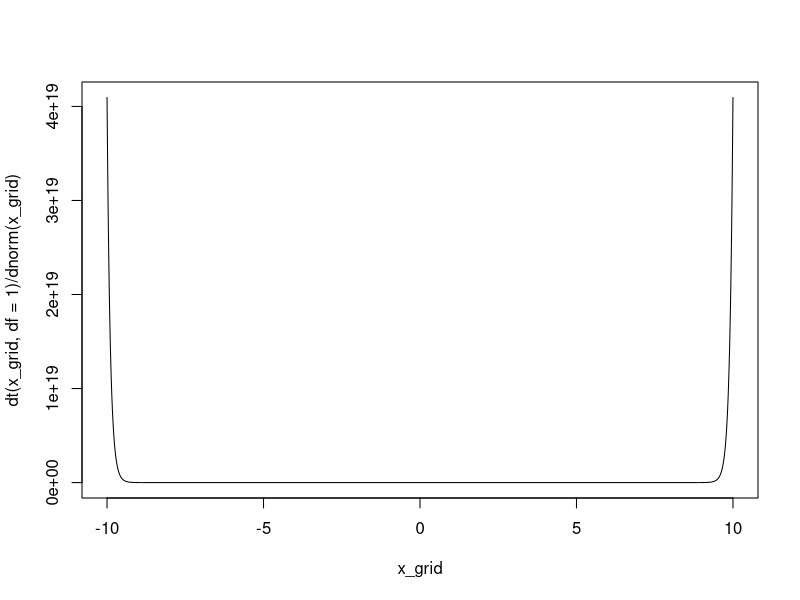
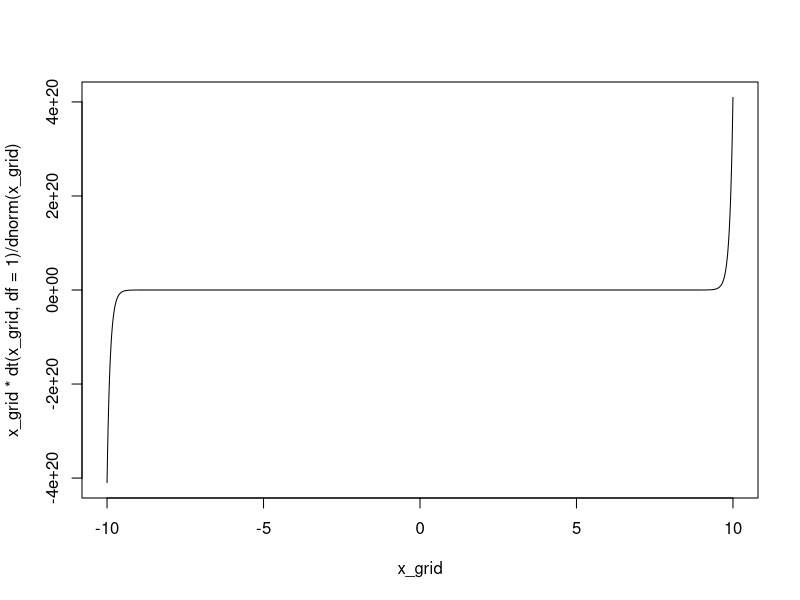
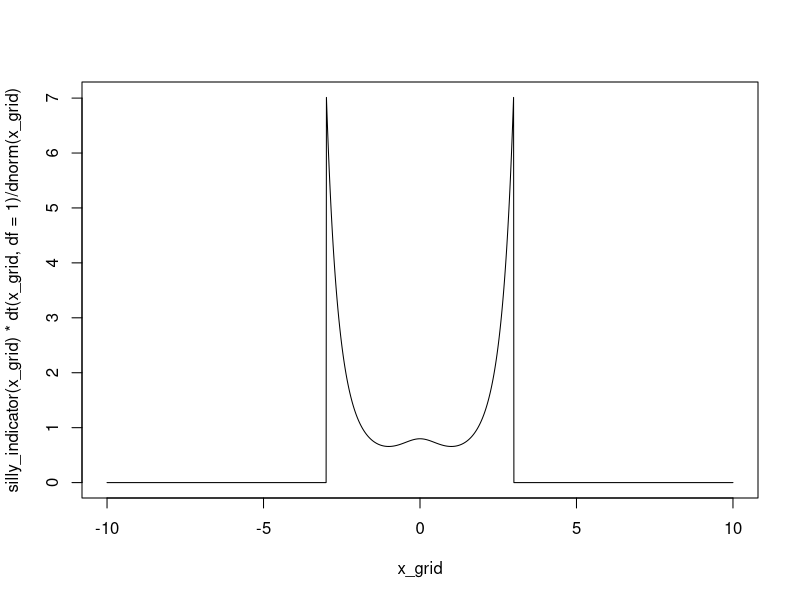
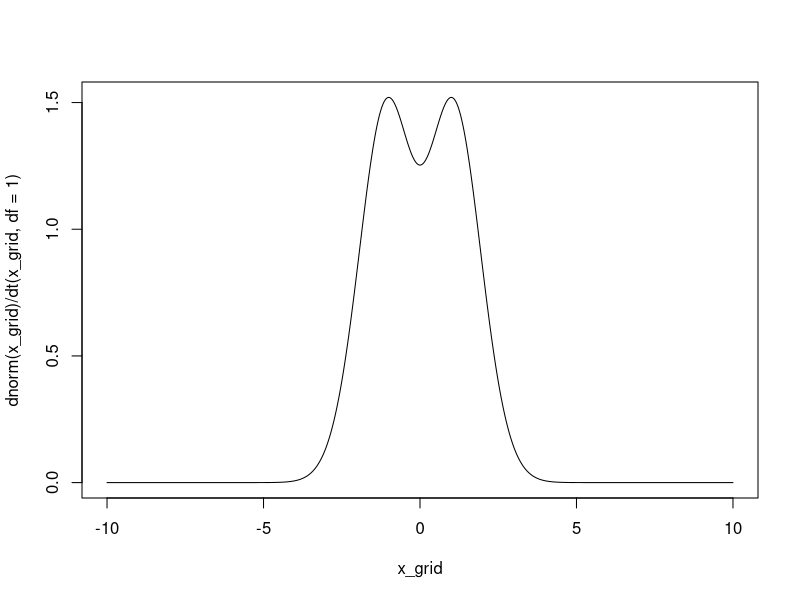
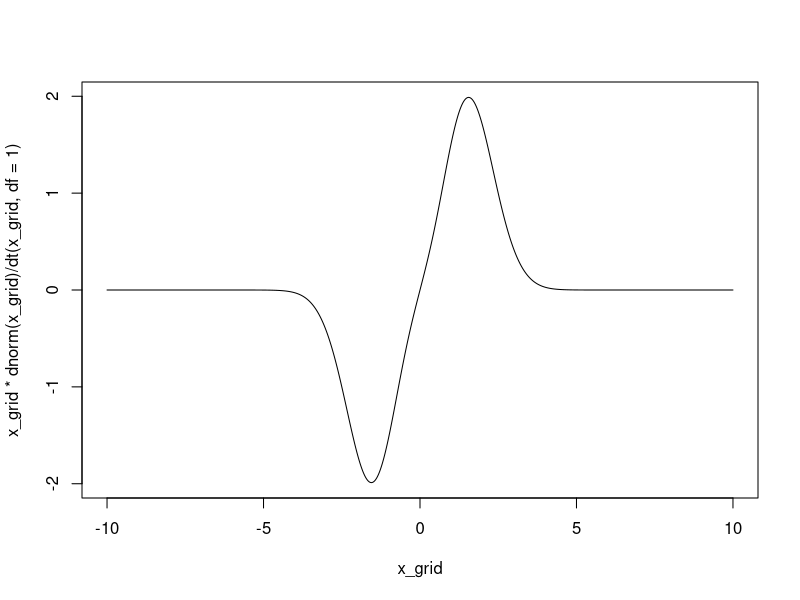
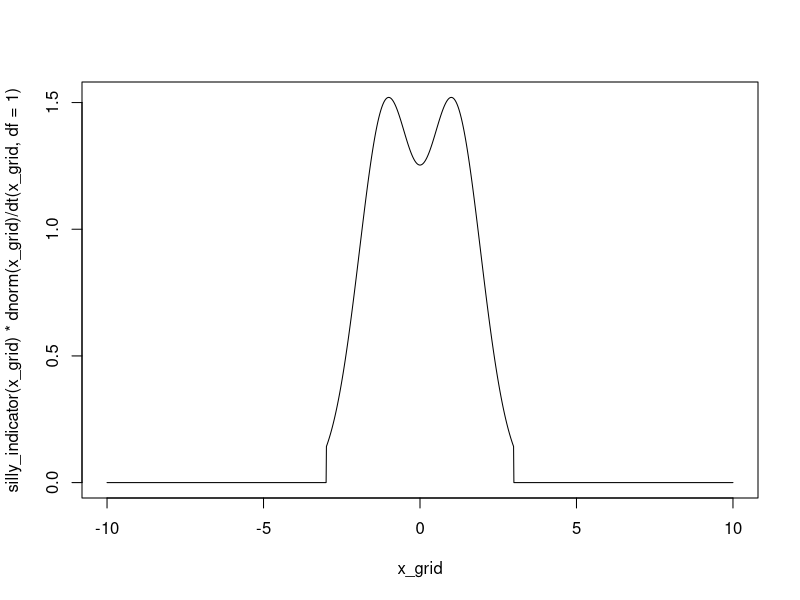

Recreate these plots in R, in order.
## ---- chunk 1
knitr::opts_chunk$set(echo = FALSE)
## ---- chunk 2
x_grid <- seq(-10,10,.01)
plot(x_grid, dt(x_grid, df=1)/dnorm(x_grid), type="l") # not flat!
## ---- chunk 3
x_grid <- seq(-10,10,.01)
plot(x_grid, x_grid * dt(x_grid, df=1)/dnorm(x_grid), type="l") # not flat!
## ---- chunk 4
x_grid <- seq(-10,10,.01)
silly_indicator <- function(x) ifelse(abs(x) < 3, 1, 0)
plot(x_grid, silly_indicator(x_grid) * dt(x_grid, df=1)/dnorm(x_grid), type="l") # not too un-flat
## ---- chunk 5
x_grid <- seq(-10,10,.01)
plot(x_grid, dnorm(x_grid)/dt(x_grid, df=1), type="l") # better!
## ---- chunk 6
x_grid <- seq(-10,10,.01)
plot(x_grid, x_grid * dnorm(x_grid)/dt(x_grid, df=1), type="l") # better!
## ---- chunk 7
x_grid <- seq(-10,10,.01)
plot(x_grid, silly_indicator(x_grid) * dnorm(x_grid)/dt(x_grid, df=1), type="l") # better!
